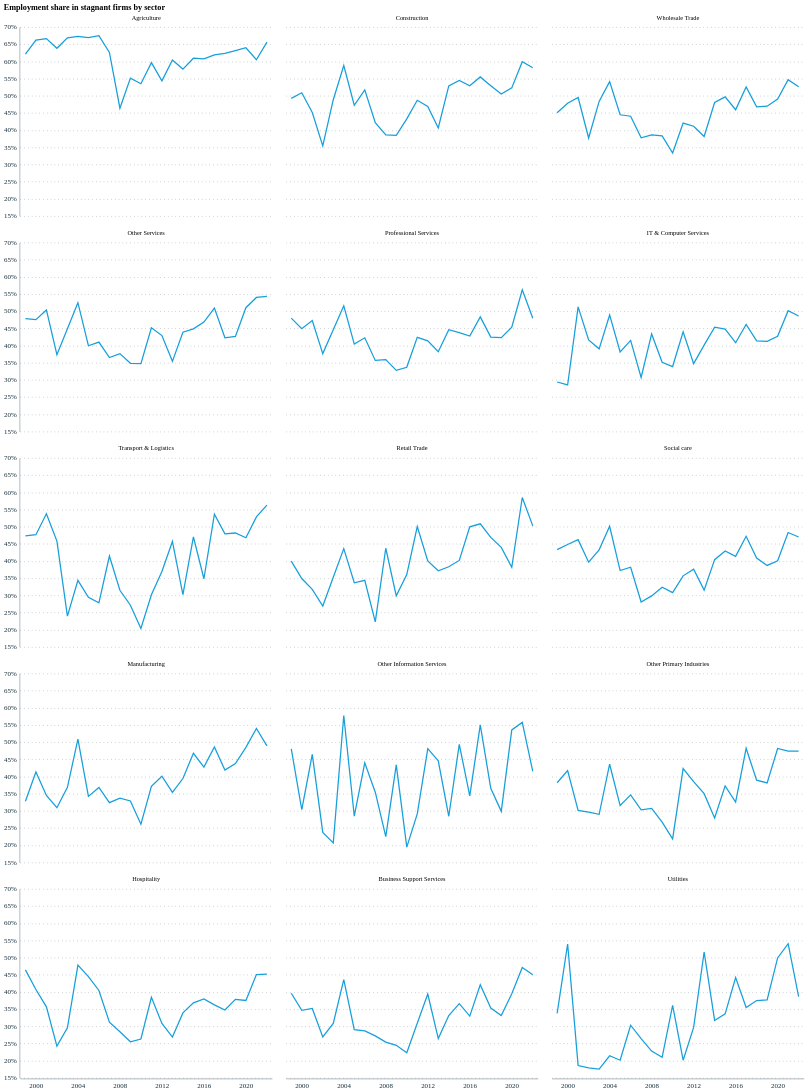

Write notebook code for a chart like this one.
### Code cell
# STAGNANT EMPLOYMENT SHARE BY SECTOR
# 15 categories — faceted by sector, single line per panel

sector_growth_cats_df = growth_cats_df[growth_cats_df['dimension'] == 'Sector'].copy()
sector_growth_cats_df = sector_growth_cats_df[sector_growth_cats_df['year'] >= 1999]
sector_growth_cats_df['stagnant_emp_share'] = sector_growth_cats_df['stagnant_emp'] / sector_growth_cats_df['employment']

max_year = int(sector_growth_cats_df['year'].max())

# Order regions by average employment share (highest first)
sector_order = (
    sector_growth_cats_df.groupby('category')['stagnant_emp_share']
    .mean()
    .sort_values(ascending=False)
    .index.tolist()
)

line = alt.Chart().mark_line(color=eco_style.pallete['nominal_1']).encode(
    x=alt.X('year:O', axis=alt.Axis(labelExpr="datum.value % 4 == 0 ? datum.label : ''", labelAngle=0, title=None)),
    y=alt.Y('stagnant_emp_share:Q', axis=alt.Axis(format='%', title=None), scale=alt.Scale(zero=False))
)

emp_stagnation_sector_chart = alt.layer(line).facet(
    data=sector_growth_cats_df,
    facet=alt.Facet('category:N', sort=sector_order, title=None),
    columns=3
).properties(title='Employment share in stagnant firms by sector')

emp_stagnation_sector_chart

### Figure 1 — Vega-Lite specification as saved in the notebook (floating-point values rounded to 4 significant figures; data arrays with more than 128 entries replaced by an {"elided": "..."} marker saying what was removed)
{"config": {"font": "Circular Std", "mark": {"line": {"interpolate": "linear"}}, "view": {"stroke": "transparent", "width": 400, "height": 300}, "range": {"category": ["#179fdb", "#e6224b", "#f4c245", "#122b39", "#eb5c2e", "#36b7b4"], "diverging": ["#E6224B", "#E54753", "#C9C9C9", "#179FDB", "#122B39"], "heatmap": ["#C9C9C9", "#179FDB", "#0063AF", "#122B39"], "ordinal": ["#00A767", "#36B7B4", "#179FDB", "#0063AF", "#243B5A"]}, "axisX": {"labelColor": "#122b39", "tickColor": "#122b39", "domainColor": "#122b39", "domainOpacity": 0.5, "gridOpacity": 0, "labelFont": "Circular Std", "labelAngle": 0, "labelAlign": "center", "labelFontSize": 11, "labelPadding": 5, "tickCount": 10, "tickSize": 0, "title": ""}, "axisY": {"labelColor": "#122b39", "labelFont": "Circular Std", "tickColor": "#122b39", "domainColor": "#122b39", "gridColor": "#122b39", "gridDash": [1, 5], "gridOpacity": 0.5, "labelPadding": 5, "labelFontSize": 11, "domainOpacity": 0.5, "tickSize": 0, "title": null, "titleAlign": "left", "titleAngle": 0, "titleBaseline": "bottom", "titleColor": "#122b39", "titleOpacity": 0.9, "titleX": 0, "titleY": -7}}, "data": {"name": "data-23b4efc01464d4a697da170475dccce2"}, "facet": {"field": "category", "sort": ["Agriculture", "Construction", "Wholesale Trade", "Other Services", "Professional Services", "IT & Computer Services", "Transport & Logistics", "Retail Trade", "Social care", "Manufacturing", "Other Information Services", "Other Primary Industries", "Hospitality", "Business Support Services", "Utilities"], "title": null, "type": "nominal"}, "spec": {"layer": [{"mark": {"type": "line", "color": "#179fdb"}, "encoding": {"x": {"axis": {"labelAngle": 0, "labelExpr": "datum.value % 4 == 0 ? datum.label : ''", "title": null}, "field": "year", "type": "ordinal"}, "y": {"axis": {"format": "%", "title": null}, "field": "stagnant_emp_share", "scale": {"zero": false}, "type": "quantitative"}}}]}, "columns": 3, "title": "Employment share in stagnant firms by sector", "$schema": "https://vega.github.io/schema/vega-lite/v5.20.1.json", "datasets": {"data-23b4efc01464d4a697da170475dccce2": {"elided": "360 records"}}}
